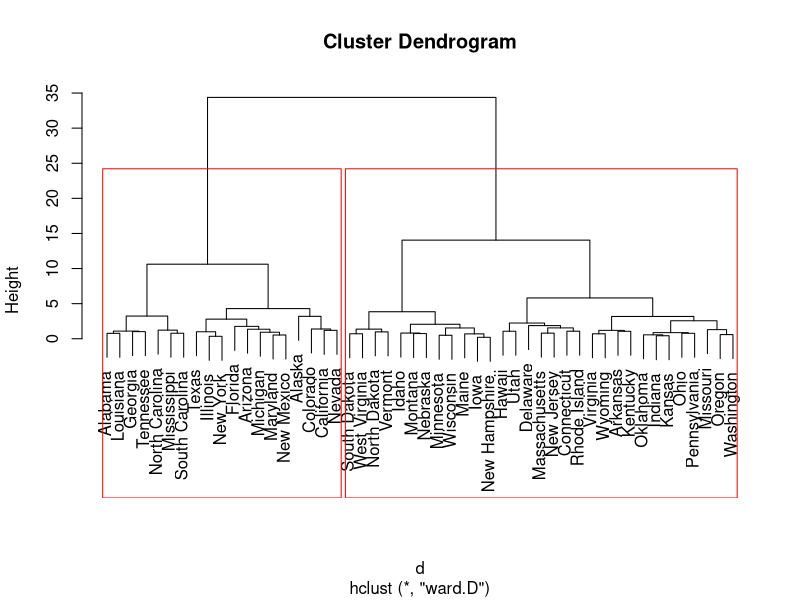
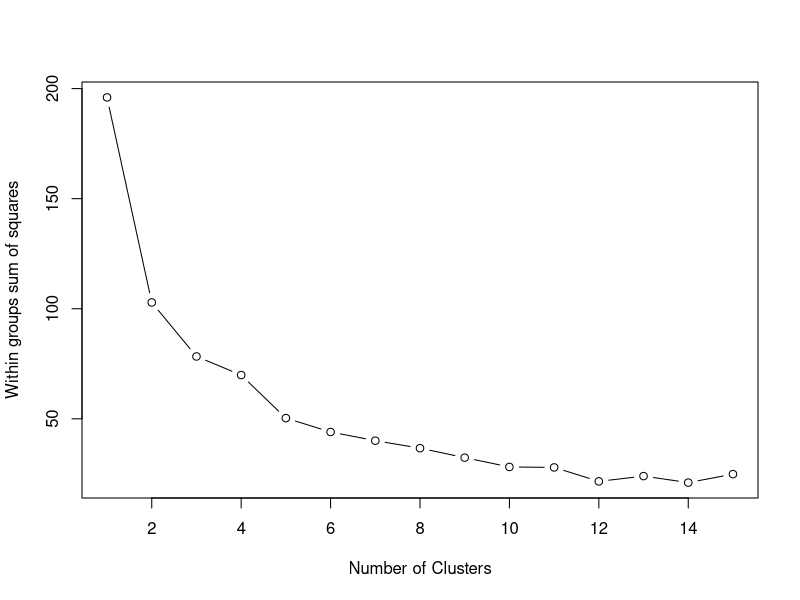
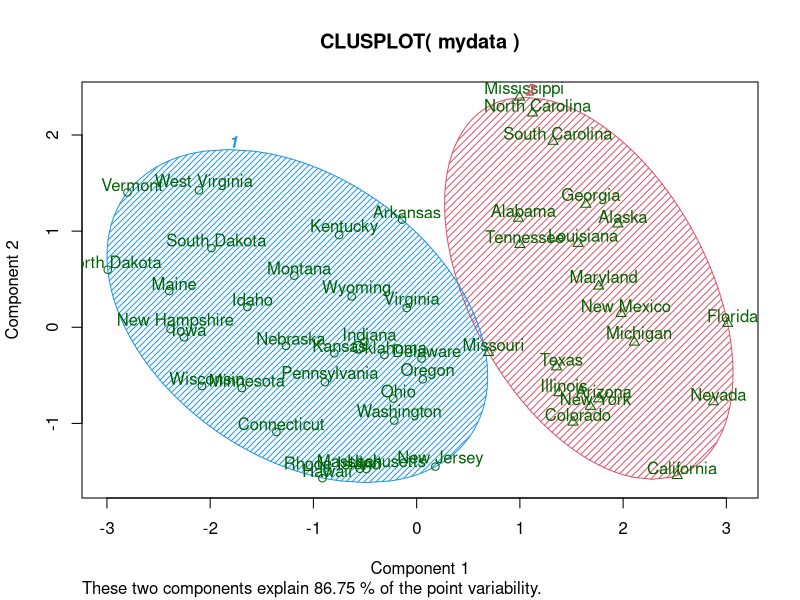

These figures' R source, in order:
#first read-in data#
mydata = USArrests 
install.packages("mclust")
install.packages("cluster")
library(mclust)

# Prepare Data #
mydata <- na.omit(mydata) # listwise deletion of missing
mydata.orig = mydata #save orig data copy
mydata <- scale(mydata) # standardize variables

# Ward Hierarchical Clustering
d <- dist(mydata, method = "euclidean") # distance matrix
fit <- hclust(d, method="ward.D")
plot(fit) # display dendogram

k1 = 2 # eyeball the no. of clusters

# cut tree into k1 clusters
groups <- cutree(fit, k=k1)
# draw dendogram with red borders around the k1 clusters
rect.hclust(fit, k=k1, border="red")

# Determine number of clusters #
wss <- (nrow(mydata)-1)*sum(apply(mydata,2,var))
for (i in 2:15) wss[i] <- sum(kmeans(mydata,centers=i)$withinss)
plot(1:15, wss, type="b", xlab="Number of Clusters", ylab="Within groups sum of squares")
# Look for an "elbow" in the scree plot #


# Use optimal no. of clusters in k-means #
k1=2

# K-Means Cluster Analysis
fit <- kmeans(mydata, k1) # k1 cluster solution

# get cluster means
aggregate(mydata.orig,by=list(fit$cluster),FUN=mean)
# append cluster assignment
mydata1 <- data.frame(mydata.orig, fit$cluster)

# Cluster Plot against 1st 2 principal components
# vary parameters for most readable graph
library(cluster)
clusplot(mydata, fit$cluster, color=TRUE, shade=TRUE,labels=2, lines=0)

# Model Based Clustering
#library(mclust)

fit <- Mclust(mydata)
fit # view solution summary

fit$BIC # lookup all the options attempted
classif = fit$classification # classifn vector
mydata1 = cbind(mydata.orig, classif) # append to dataset
mydata1[1:10,] #view top 10 rows

# Use only if you want to save the output
#write.table(mydata1,file.choose())#save output

# get cluster means
cmeans=aggregate(mydata.orig,by=list(classif),FUN=mean); cmeans
